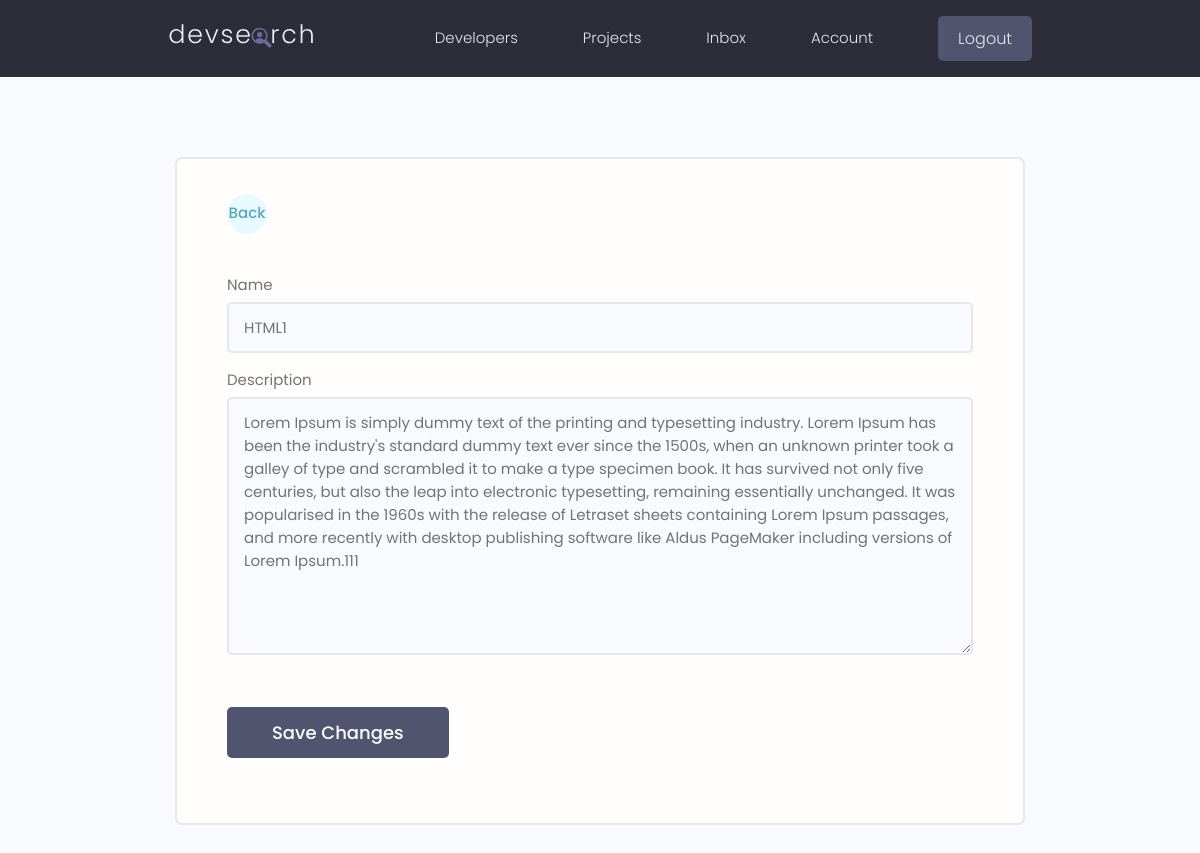
/update-skill/b5ce9cfe-2bbb-40b5-a5f1-b56b46ed34d8/ (signed in), run on the app's committed database.
### users/models.py (models this page shows, shortened)
class Skill(models.Model):
    owner = models.ForeignKey(
        Profile, on_delete=models.CASCADE, null=True, blank=True)
    name = models.CharField(max_length=200, blank=True, null=True)
    description = models.TextField(null=True,blank=True)
    created = models.DateTimeField(auto_now_add=True)
    id = models.UUIDField(default=uuid.uuid4, unique=True,
                          primary_key=True, editable=False)

### users/views.py (the view)
# urls.py: path('update-skill/<str:pk>/', views.updateSkill, name="update-skill"),
@login_required(login_url='login')
def updateSkill(request, pk):
    profile = request.user.profile
    skill = profile.skill_set.get(id=pk)
    form = SkillForm(instance=skill)
    if request.method == 'POST':
        form = SkillForm(request.POST, instance=skill)
        if form.is_valid():
            form.save()
            messages.success(request, 'Skill was updated successfully!')
            return redirect('account')
    context = {'form': form}
    return render(request, 'users/skill_form.html', context)

### users/forms.py
class SkillForm(ModelForm):
    class Meta:
        model = Skill
        fields = '__all__'
        exclude = ['owner']
    def __init__(self, *args, **kwargs):
        super(SkillForm, self).__init__(*args, **kwargs)
        for name, field in self.fields.items():
            field.widget.attrs.update({'class': 'input'})

### users/templates/users/skill_form.html (shortened to what this page needs)
{% extends 'main.html' %}
{% block content %}
<main class="formPage my-xl">
    <div class="content-box">
        <div class="formWrapper">
            <a class="backButton" href="{% url 'account' %}"> Back</a>
            <br>
            <form class="form" method="POST" action="">
                {% for field in form %}
                <div class="form__field">
                    <label for="{{ field.id_for_label }}">{{ field.label }}</label>
                    {{ field }}
                </div>
                {% endfor %}
                <input class="btn btn--sub btn--lg my-md" type="submit" value="Save Changes" />
            </form>
        </div>
    </div>
</main>
{% endblock %}

### static/styles/app.css (style rules this page uses)
.btn--sub { background-color: var(--color-sub-light); }
.content-box { width: 95%; max-width: 85rem; margin: 0 auto; }
.backButton { background: var(--color-main-light); color: var(--color-main); width: 4rem; height: 4rem; display: flex; align-items: center; justify-content: center; border-radius: 50%; }
.formPage .formWrapper { list-style: none; background: var(--color-white); padding: 3.5rem 5rem; border: 2px solid var(--color-light); border-radius: 0.7rem; }

### static/uikit/styles/modules/_base.css (style rules this page uses)
* { margin: 0; padding: 0; box-sizing: border-box; text-rendering: optimizeLegibility; color: inherit; font-size: inherit; }
body { line-height: 1.6; font-weight: 400; font-size: 1.5rem; color: var(--color-text); background-color: var(--color-bg); min-height: 100vh; }

### static/uikit/styles/modules/_typography.css (style rules this page uses)
* { font-family: var(--font-base); }
a { padding-bottom: 2px; text-decoration: none; display: inline-block; color: var(--color-main); font-weight: var(--font-medium); }

### static/uikit/styles/modules/_utilities.css (style rules this page uses)
.my-md { margin: 3rem auto; }
.my-xl { margin: 8rem auto; }

### static/uikit/styles/modules/_button.css (style rules this page uses)
.btn { display: inline-block; position: relative; cursor: pointer; background-color: var(--color-light); font-weight: var(--font-medium); color: var(--color-sub); text-decoration: none; padding: 1rem 2rem; border-radius: 0.5rem; border: none; width: -webkit-fit-content; width: -moz-fit-content; width: fit-content; height: -webkit-fit-content; height: -moz-fit-content; height: fit-content; font-size: 1.6rem; outline-width: 0; outline-color: transparent; -webkit-backface-visibility: hidden; backface-visibility: hidden; transition: all 0.3s ease-in-out; }
.btn--sub { background-color: var(--color-sub); color: var(--color-white); }
.btn--lg { font-size: 1.8rem; padding: 1.2rem 4.5rem; }

### static/uikit/styles/modules/_form.css (style rules this page uses)
.form { display: block; }
.form__field { margin-top: 1.5rem; margin-bottom: 1.5rem; }
.form__label, .form__field > label { display: block; margin-bottom: 0.5rem; color: var(--color-text); }
input.input[type='text'], input.input[type='email'], input.input[type='password'], input.input[type='number'], textarea.input { min-width: 24rem; width: 100%; padding: 1.2rem 1.5rem; border-radius: 0.5rem; border: 2px solid var(--color-light); transition: all 0.3s ease-in-out; background-color: var(--color-bg); }

### data on the page
Skill: form "HTML1" "Lorem Ipsum is simply dummy text of the printing and typesetting industry. Lorem Ipsum has been the industry's standard dummy text ever since the 1500s, when an unknown printer took a galley of type and scrambled it to make a type specimen book. It has survived not only five centuries, but also the leap into electronic typesetting, remaining essentially unchanged. It was popularised in the 1960s with the release of Letraset sheets containing Lorem Ipsum passages, and more recently with desktop publishing software like Aldus PageMaker including versions of Lorem Ipsum.111"

### other printed values
{{ field.label }} "Name" "Description"
